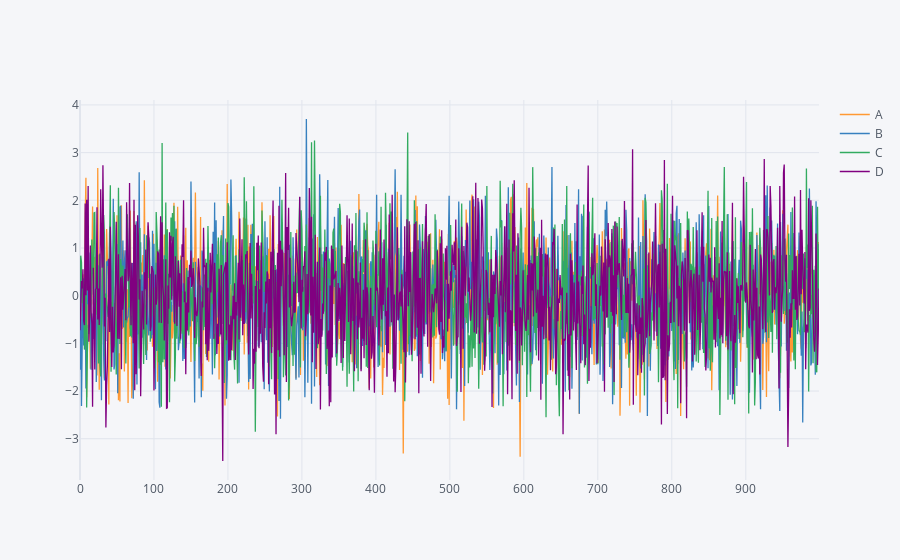

The cell this chart's notebook holds for it:
### Code cell


### Figure 1 — Plotly figure (JSON) as saved in the notebook; plotly's stock layout.template omitted (floating-point values rounded to 4 significant figures; data arrays with more than 128 entries replaced by an {"elided": "..."} marker saying what was removed)
{"data": [{"line": {"color": "rgba(255, 153, 51, 1.0)", "dash": "solid", "shape": "linear", "width": 1.3}, "mode": "lines", "name": "A", "text": "", "x": {"elided": "1000 int values"}, "y": {"elided": "1000 float values"}, "type": "scatter"}, {"line": {"color": "rgba(55, 128, 191, 1.0)", "dash": "solid", "shape": "linear", "width": 1.3}, "mode": "lines", "name": "B", "text": "", "x": {"elided": "1000 int values"}, "y": {"elided": "1000 float values"}, "type": "scatter"}, {"line": {"color": "rgba(50, 171, 96, 1.0)", "dash": "solid", "shape": "linear", "width": 1.3}, "mode": "lines", "name": "C", "text": "", "x": {"elided": "1000 int values"}, "y": {"elided": "1000 float values"}, "type": "scatter"}, {"line": {"color": "rgba(128, 0, 128, 1.0)", "dash": "solid", "shape": "linear", "width": 1.3}, "mode": "lines", "name": "D", "text": "", "x": {"elided": "1000 int values"}, "y": {"elided": "1000 float values"}, "type": "scatter"}], "layout": {"legend": {"bgcolor": "#F5F6F9", "font": {"color": "#4D5663"}}, "paper_bgcolor": "#F5F6F9", "plot_bgcolor": "#F5F6F9", "title": {"font": {"color": "#4D5663"}}, "xaxis": {"gridcolor": "#E1E5ED", "showgrid": true, "tickfont": {"color": "#4D5663"}, "title": {"font": {"color": "#4D5663"}, "text": ""}, "zerolinecolor": "#E1E5ED"}, "yaxis": {"gridcolor": "#E1E5ED", "showgrid": true, "tickfont": {"color": "#4D5663"}, "title": {"font": {"color": "#4D5663"}, "text": ""}, "zerolinecolor": "#E1E5ED"}}}
